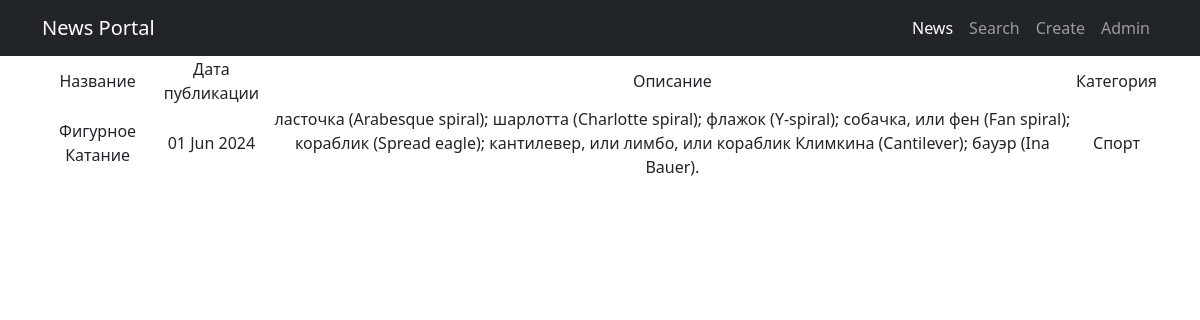
The page /news/1/ on the database its author committed.
### News/models.py (models this page shows, shortened)
class Post(models.Model):
    author = models.ForeignKey(Author, on_delete=models.CASCADE)
    POST_TYPE_CHOICES = [
        ('article', 'Статья'),
        ('news', 'Новость'),
    ]
    post_type = models.CharField(max_length=7, choices=POST_TYPE_CHOICES)
    created_at = models.DateTimeField(auto_now_add=True)
    date_published = models.DateTimeField(default=timezone.now)
    categories = models.ManyToManyField(Category, through='PostCategory')
    title = models.CharField(max_length=255)
    content = models.TextField()
    rating = models.IntegerField(default=0)

class Category(models.Model):
    name = models.CharField(max_length=255, unique=True)

### News/views.py (the view)
# urls.py: path('<int:pk>/', PostDetail.as_view(), name='post_detail'),
class PostDetail(DetailView):
    model = Post
    template_name = 'post.html'
    context_object_name = 'post'
    pk_url_kwarg = 'pk'
    def get_context_data(self, **kwargs):
        context = super().get_context_data(**kwargs)
        context['time_now'] = datetime.utcnow()  # Добавляет текущую UTC дату и время
        return context

### templates/post.html (shortened to what this page needs)
{% extends 'flatpages/default.html' %}
{% load custom_filters %}
{% block content %}
{% if post %}
<table>
    <tr>
        <td>Название</td>
        <td>Дата публикации</td>
        <td>Описание</td>
        <td>Категория</td>
    </tr>
    <tr>
        <td>{{ post.title|censor }}</td>
        <td>{{ time_now|date:"d M Y" }}</td>
        <td>{{ post.content|censor }}</td>
        <td>
            {% for category in post.categories.all %}
            {{ category.name }}
            {% endfor %}
        </td>
    </tr>
</table>
{% else %}
<h2>Новостей нет!</h2>
{% endif %}
{% endblock content %}

### rows shown on the page
Post: title|censor "Фигурное Катание", content|censor "ласточка (Arabesque spiral); шарлотта (Charlotte spiral); флажок (Y-spiral); собачка, или фен (Fan spiral); кораблик (Spread eagle); кантилевер, или лимбо, или кораблик Климкина (Cantilever); бауэр (Ina Bauer)."
Category: name "Спорт"

### other values the page prints
{{ time_now|date:"d M Y" }} "01 Jun 2024"
